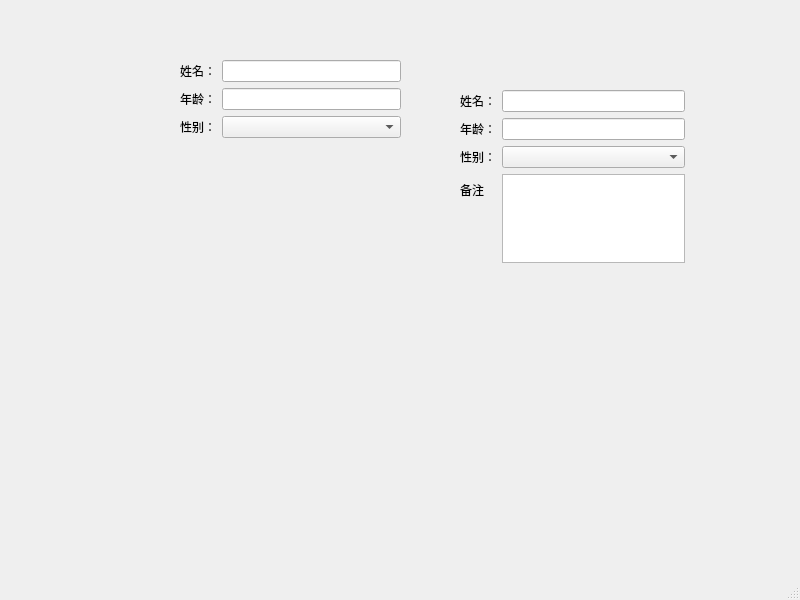
<?xml version="1.0" encoding="UTF-8"?>
<ui version="4.0">
 <class>MainWindow</class>
 <widget class="QMainWindow" name="MainWindow">
  <property name="geometry">
   <rect>
    <x>0</x>
    <y>0</y>
    <width>800</width>
    <height>600</height>
   </rect>
  </property>
  <property name="windowTitle">
   <string>MainWindow</string>
  </property>
  <widget class="QWidget" name="centralwidget">
   <widget class="QWidget" name="formLayoutWidget">
    <property name="geometry">
     <rect>
      <x>180</x>
      <y>60</y>
      <width>221</width>
      <height>291</height>
     </rect>
    </property>
    <layout class="QFormLayout" name="formLayout">
     <item row="0" column="0">
      <widget class="QLabel" name="label">
       <property name="text">
        <string>姓名：</string>
       </property>
      </widget>
     </item>
     <item row="0" column="1">
      <widget class="QLineEdit" name="lineEdit"/>
     </item>
     <item row="1" column="0">
      <widget class="QLabel" name="label_2">
       <property name="text">
        <string>年龄：</string>
       </property>
      </widget>
     </item>
     <item row="1" column="1">
      <widget class="QLineEdit" name="lineEdit_2"/>
     </item>
     <item row="2" column="0">
      <widget class="QLabel" name="label_3">
       <property name="text">
        <string>性别：</string>
       </property>
      </widget>
     </item>
     <item row="2" column="1">
      <widget class="QComboBox" name="comboBox"/>
     </item>
    </layout>
   </widget>
   <widget class="QWidget" name="">
    <property name="geometry">
     <rect>
      <x>460</x>
      <y>90</y>
      <width>225</width>
      <height>173</height>
     </rect>
    </property>
    <layout class="QFormLayout" name="formLayout_2">
     <item row="0" column="0">
      <widget class="QLabel" name="label_6">
       <property name="text">
        <string>姓名：</string>
       </property>
      </widget>
     </item>
     <item row="0" column="1">
      <widget class="QLineEdit" name="lineEdit_4"/>
     </item>
     <item row="1" column="0">
      <widget class="QLabel" name="label_5">
       <property name="text">
        <string>年龄：</string>
       </property>
      </widget>
     </item>
     <item row="1" column="1">
      <widget class="QLineEdit" name="lineEdit_3"/>
     </item>
     <item row="2" column="0">
      <widget class="QLabel" name="label_4">
       <property name="text">
        <string>性别：</string>
       </property>
      </widget>
     </item>
     <item row="2" column="1">
      <widget class="QComboBox" name="comboBox_2"/>
     </item>
     <item row="3" column="0">
      <widget class="QLabel" name="label_7">
       <property name="text">
        <string>备注</string>
       </property>
      </widget>
     </item>
     <item row="3" column="1">
      <widget class="QTextEdit" name="textEdit"/>
     </item>
    </layout>
   </widget>
  </widget>
  <widget class="QMenuBar" name="menubar">
   <property name="geometry">
    <rect>
     <x>0</x>
     <y>0</y>
     <width>800</width>
     <height>26</height>
    </rect>
   </property>
  </widget>
  <widget class="QStatusBar" name="statusbar"/>
 </widget>
 <resources/>
 <connections/>
</ui>
